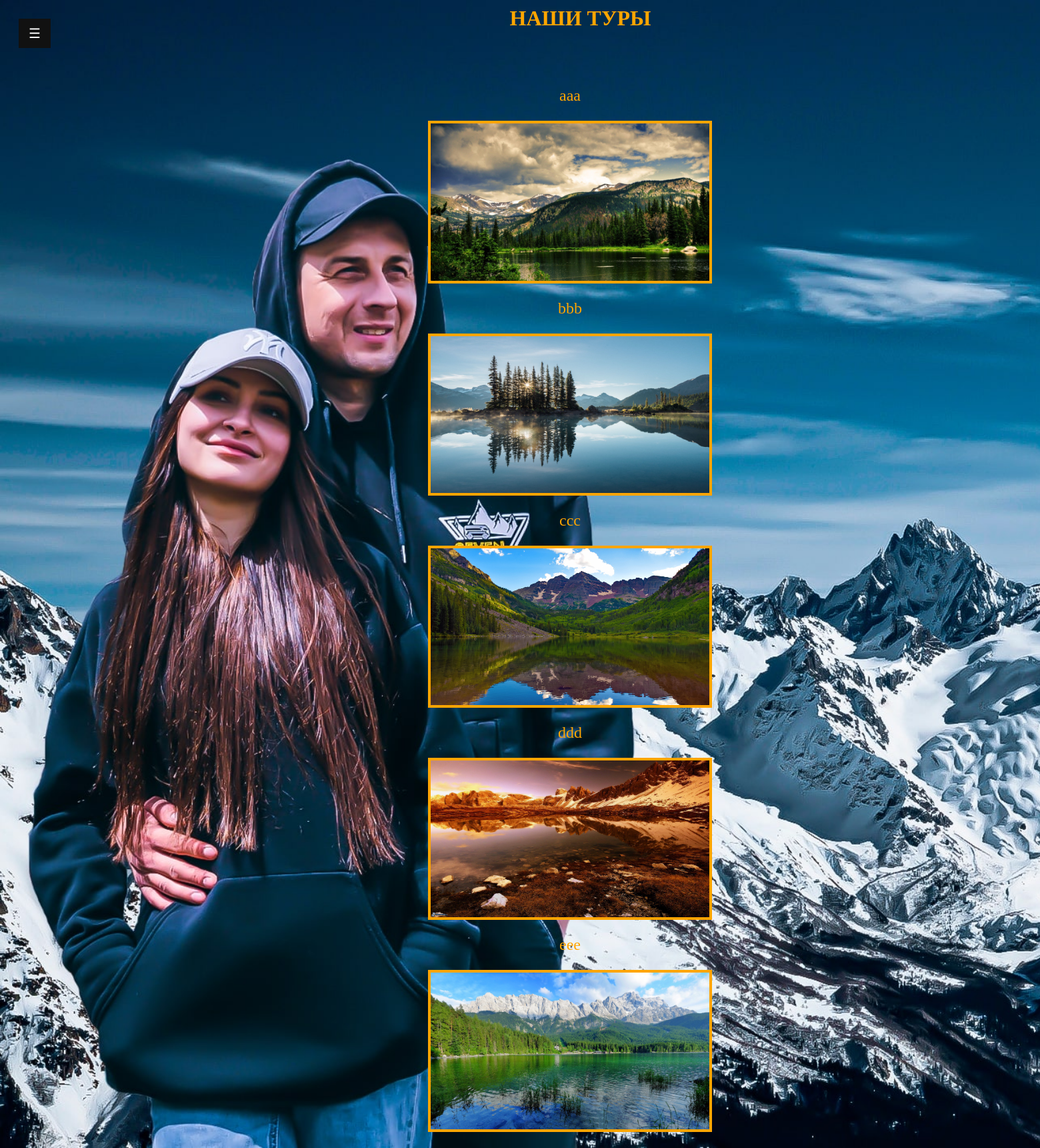
The page /tours on the database as committed earlier.
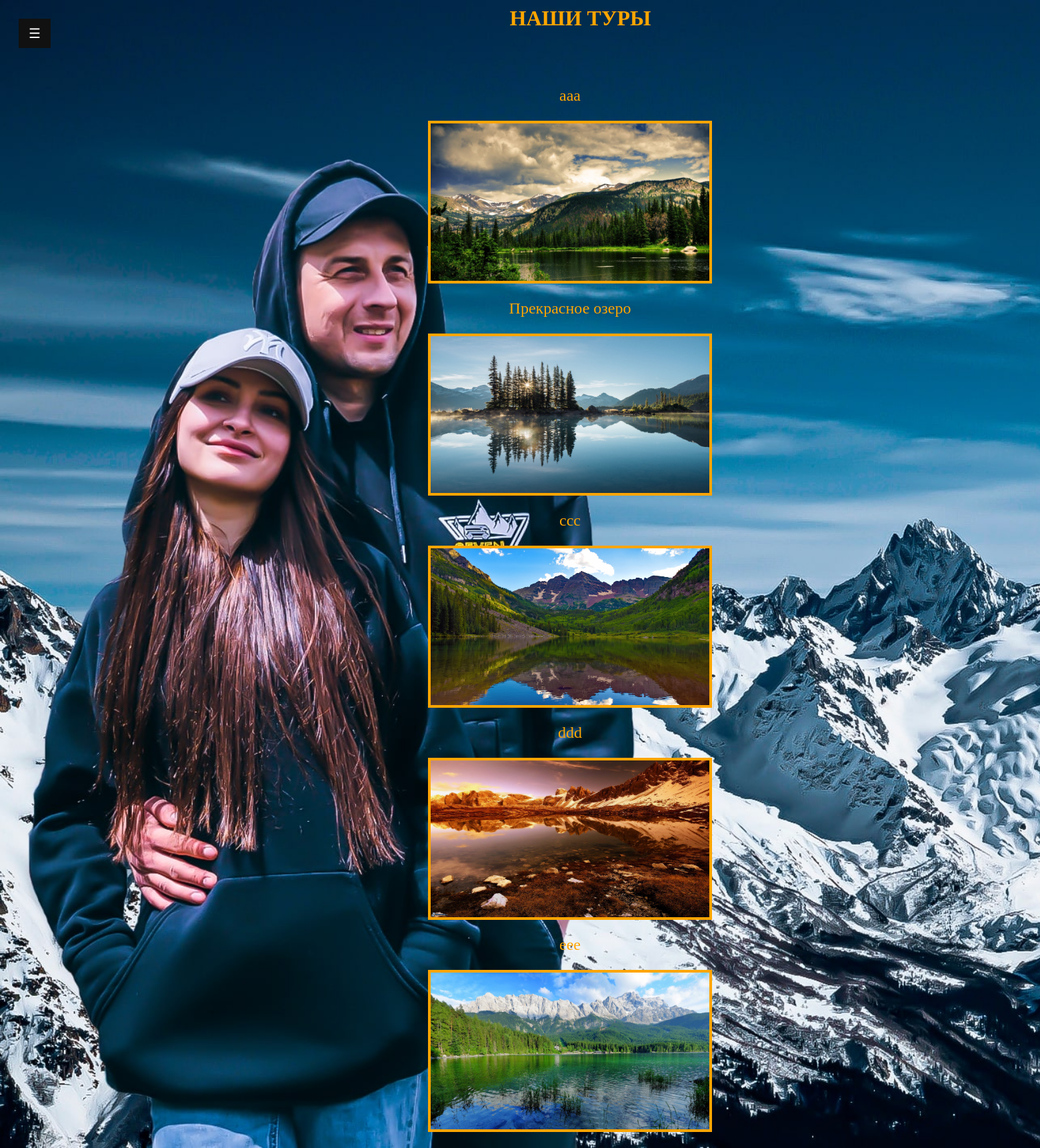
The same page on the database as committed later.
### turfirmaapp/models.py (models this page shows, shortened)
class Tours(models.Model):
    tour_name = models.CharField(max_length=100, verbose_name="Название тура")
    description = models.TextField(null=True, blank=True, verbose_name="Описание")
    start_date = models.DateField(verbose_name="Дата начала")
    end_date = models.DateField(verbose_name="Дата окончания")
    price = models.DecimalField(max_digits=10, decimal_places=2, verbose_name="Цена")
    photo_tour = models.ImageField(upload_to="photo_tour/", verbose_name="Фотография", null=True)
    excursions = models.ManyToManyField(Excursions, verbose_name="Название экскурсии")
    transport = models.ForeignKey(Transport, on_delete=models.CASCADE, verbose_name="Тип транспорта")
    hotel = models.ForeignKey(Hotels, on_delete=models.CASCADE, verbose_name="название отеля")
    def get_absolute_url(self):
        return reverse('tour', kwargs={'tour_id': self.pk})
    class Meta:
        verbose_name = 'тур'
        verbose_name_plural = "Туры"

### turfirmaapp/views.py (the view)
# urls.py: path('tours', tours, name='tours'),
def tours(request):
    data = Tours.objects.all()
    return render(request, "tours.html", {"data": data})

### turfirmaapp/templates/tours.html (shortened to what this page needs)
{% extends 'base.html' %}
{% load static %}
{% block content %}
<h1>Наши туры</h1>
{% if data %}
    {% for item in data %}
    <div class="tours">
        <p><a class="links"  href="{{ item.get_absolute_url }}">{{ item.tour_name }}</a></p>
        <p><img class="photo_tour" src="{{item.photo_tour.url}}"></p>
    </div>
    {% endfor %}
{% else %}
    <h2>Туры в разработке</h2>
{% endif %}
{% endblock %}

Rows that differ between the two databases and show on the page:
changed Tours: tour_name "bbb" → "Прекрасное озеро"
